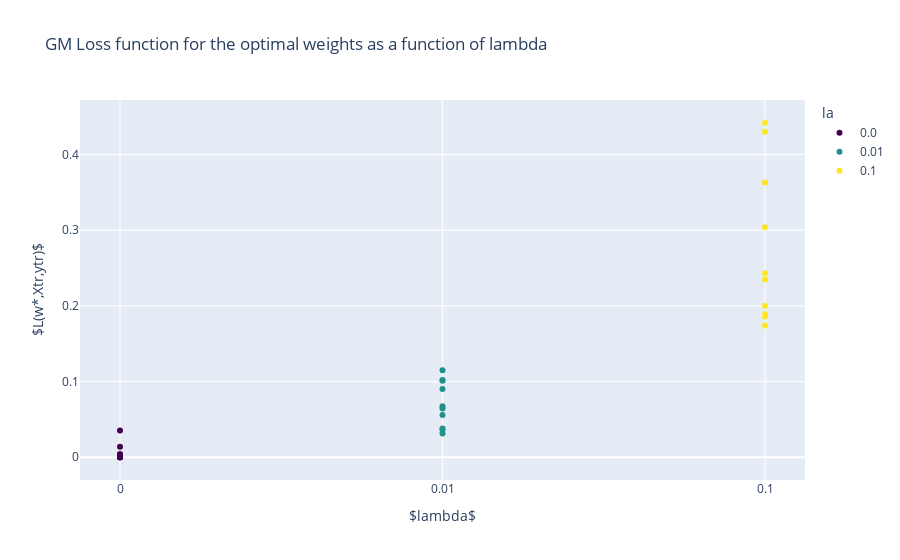

Notebook code for this chart:
### Markdown cell above
### L as a function of la

### Code cell
# plot a scatter plot of L* as a function of la
fig = px.scatter(df_sgm, x='la', y='L*',
                    title='GM Loss function for the optimal weights as a function of lambda',
                    color='la',
                    color_discrete_sequence =['#440154', '#21918c', '#fde725'])
fig.update_layout(
    xaxis_title=r'$lambda$',
    yaxis_title=r'$L(w*,Xtr,ytr)$',
    xaxis_type='category'
)
fig.show()
# save the figure
fig.write_image("Images/SGM_L_for_la.png")

### Figure 1 — Plotly figure (JSON) as saved in the notebook; plotly's stock layout.template omitted (floating-point values rounded to 4 significant figures)
{"data": [{"hovertemplate": "la=%{x}<br>L*=%{y}<extra></extra>", "legendgroup": "0.0", "marker": {"color": "#440154", "symbol": "circle"}, "mode": "markers", "name": "0.0", "orientation": "v", "showlegend": true, "type": "scatter", "x": [0, 0, 0, 0, 0, 0, 0, 0, 0, 0], "xaxis": "x", "y": [1.41e-05, 0.00271, 0.0139, 1.16e-05, 1.44e-05, 0.00101, 1.69e-05, 0.0352, 0.00421, 3.33e-05], "yaxis": "y"}, {"hovertemplate": "la=%{x}<br>L*=%{y}<extra></extra>", "legendgroup": "0.01", "marker": {"color": "#21918c", "symbol": "circle"}, "mode": "markers", "name": "0.01", "orientation": "v", "showlegend": true, "type": "scatter", "x": [0.01, 0.01, 0.01, 0.01, 0.01, 0.01, 0.01, 0.01, 0.01, 0.01], "xaxis": "x", "y": [0.0314, 0.0903, 0.101, 0.0362, 0.0557, 0.0645, 0.0379, 0.115, 0.102, 0.0673], "yaxis": "y"}, {"hovertemplate": "la=%{x}<br>L*=%{y}<extra></extra>", "legendgroup": "0.1", "marker": {"color": "#fde725", "symbol": "circle"}, "mode": "markers", "name": "0.1", "orientation": "v", "showlegend": true, "type": "scatter", "x": [0.1, 0.1, 0.1, 0.1, 0.1, 0.1, 0.1, 0.1, 0.1, 0.1], "xaxis": "x", "y": [0.2, 0.186, 0.43, 0.174, 0.243, 0.304, 0.189, 0.235, 0.442, 0.363], "yaxis": "y"}], "layout": {"legend": {"title": {"text": "la"}, "tracegroupgap": 0}, "title": {"text": "GM Loss function for the optimal weights as a function of lambda"}, "xaxis": {"anchor": "y", "categoryarray": [0, 0.01, 0.1], "categoryorder": "array", "domain": [0, 1], "title": {"text": "$lambda$"}, "type": "category"}, "yaxis": {"anchor": "x", "domain": [0, 1], "title": {"text": "$L(w*,Xtr,ytr)$"}}}}
